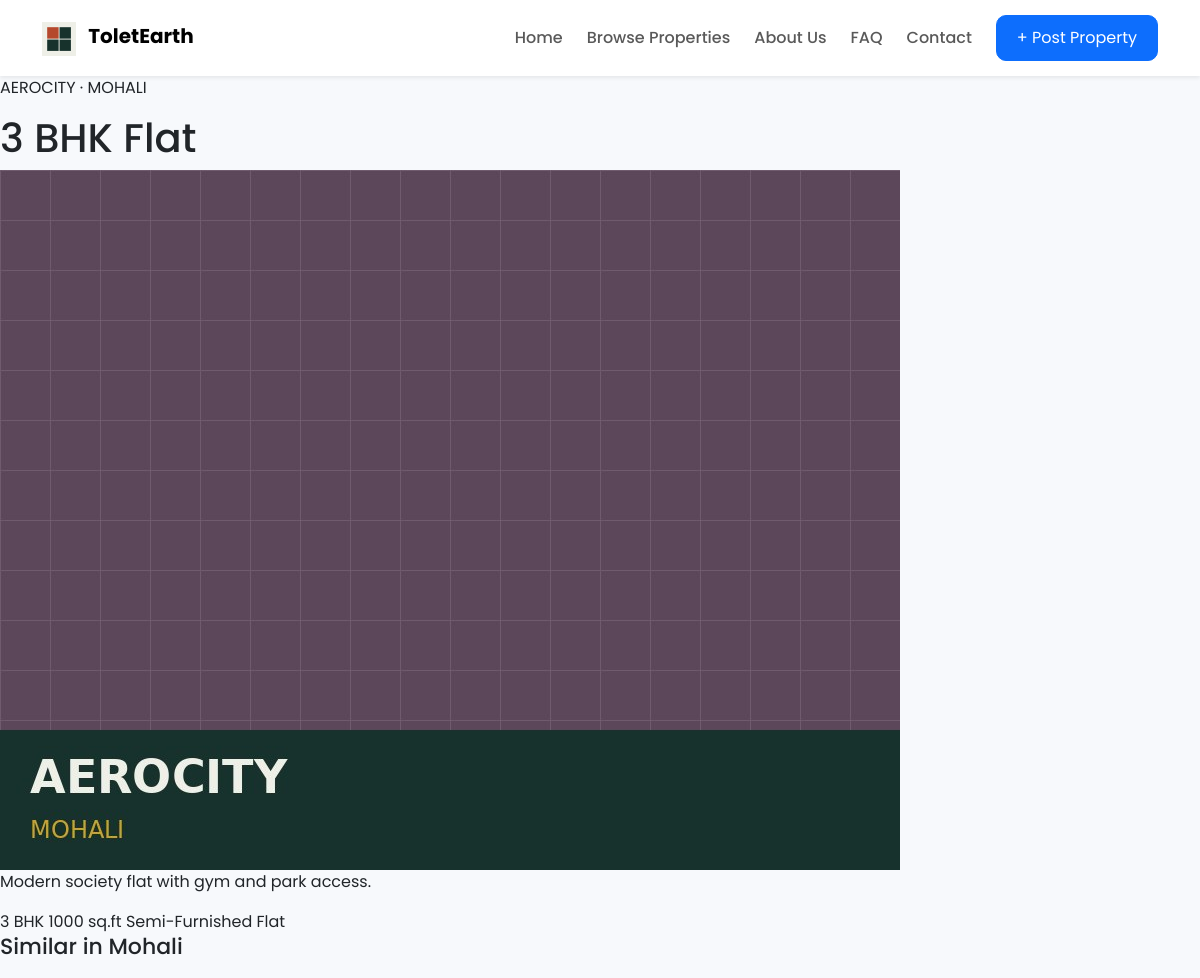
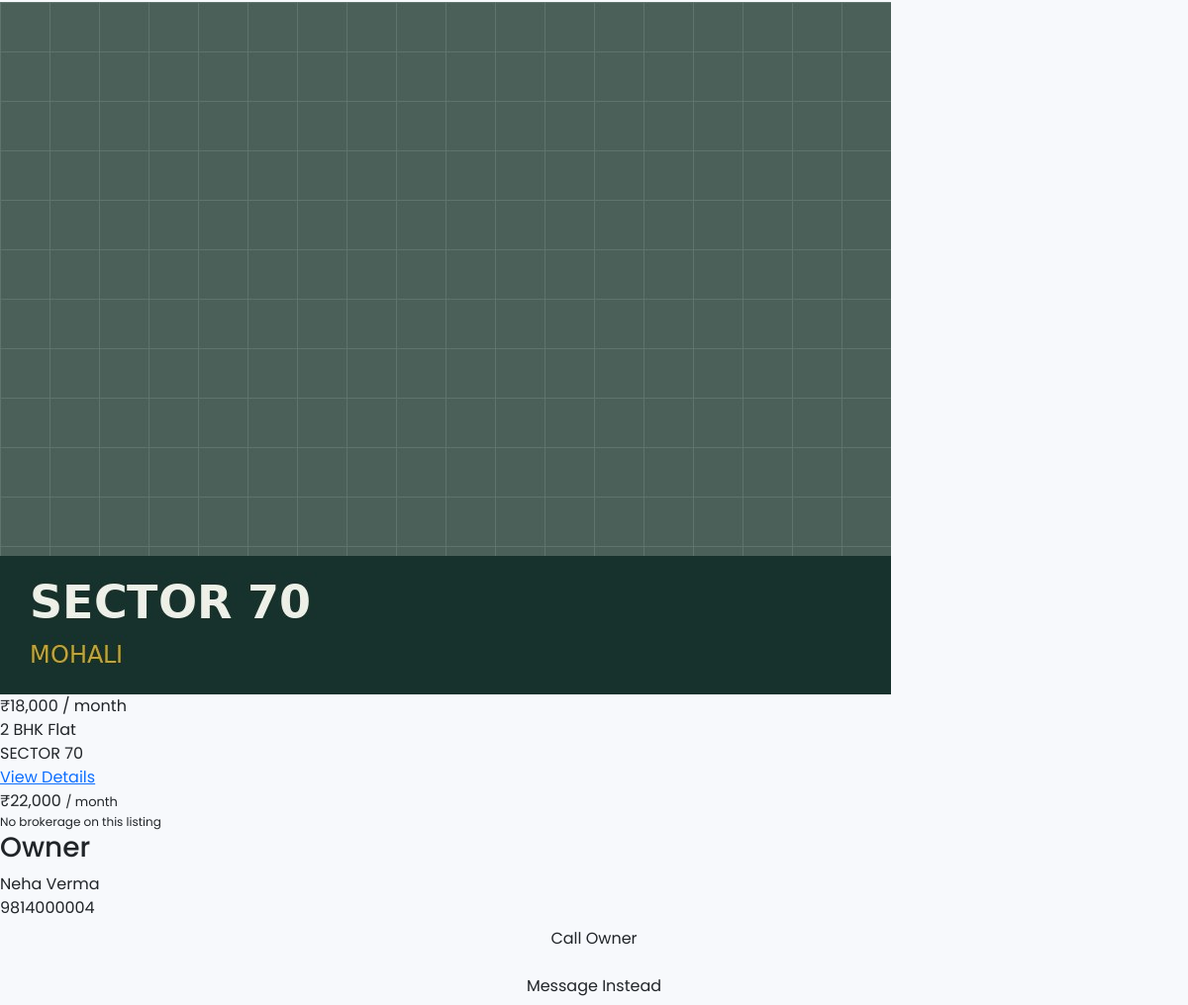
The app's page /property/4 with its own data (2 pictures, top to bottom).
### tables this page shows
CREATE TABLE sectors (
    id          INTEGER PRIMARY KEY AUTOINCREMENT,
    city_id     INTEGER NOT NULL REFERENCES cities(id),
    name        TEXT NOT NULL,
    UNIQUE(city_id, name)
);

CREATE TABLE cities (
    id          INTEGER PRIMARY KEY AUTOINCREMENT,
    name        TEXT NOT NULL UNIQUE
);

CREATE TABLE properties (
    id                  INTEGER PRIMARY KEY AUTOINCREMENT,
    title               TEXT NOT NULL,
    description         TEXT,
    property_type       TEXT NOT NULL DEFAULT 'Flat',   -- Flat | Builder Floor | Independent House | PG | Room
    bhk                 INTEGER NOT NULL DEFAULT 1,
    bathrooms           INTEGER NOT NULL DEFAULT 1,
    balconies           INTEGER NOT NULL DEFAULT 0,
    area_sqft           INTEGER NOT NULL DEFAULT 0,
    rent                INTEGER NOT NULL,
    security_deposit    INTEGER DEFAULT 0,

    city_id             INTEGER NOT NULL REFERENCES cities(id),
    sector_id           INTEGER NOT NULL REFERENCES sectors(id),
    address             TEXT,
    latitude            REAL,
    longitude           REAL,

    furnishing          TEXT NOT NULL DEFAULT 'Unfurnished',  -- Unfurnished | Semi-Furnished | Furnished
    parking             INTEGER NOT NULL DEFAULT 0,
    lift                INTEGER NOT NULL DEFAULT 0,
    power_backup        INTEGER NOT NULL DEFAULT 0,
    wifi                INTEGER NOT NULL DEFAULT 0,
    pet_friendly        INTEGER NOT NULL DEFAULT 0,
    bachelor_allowed    INTEGER NOT NULL DEFAULT 1,
    family_allowed      INTEGER NOT NULL DEFAULT 1,

    owner_id            INTEGER NOT NULL REFERENCES users(id),
    verified            INTEGER NOT NULL DEFAULT 0,
    featured            INTEGER NOT NULL DEFAULT 0,
    status              TEXT NOT NULL DEFAULT 'pending',  -- pending | available | rented | inactive

    created_at          TEXT NOT NULL DEFAULT (datetime('now')),
    updated_at          TEXT NOT NULL DEFAULT (datetime('now'))
);

CREATE TABLE users (
    id          INTEGER PRIMARY KEY AUTOINCREMENT,
    name        TEXT NOT NULL,
    phone       TEXT UNIQUE NOT NULL,
    email       TEXT,
    role        TEXT NOT NULL DEFAULT 'owner',   -- owner | tenant | admin
    created_at  TEXT NOT NULL DEFAULT (datetime('now'))
);

### app/routes/properties.py (the view)
@properties_bp.route("/property/<int:property_id>")
def details(property_id):
    listing = get_property(property_id)
    if listing is None:
        return render_template("property_details.html", listing=None), 404
    similar = get_similar_properties(listing["city"], property_id, limit=3)
    return render_template("property_details.html", listing=listing, similar=similar)

### app/models/db.py (called while the page is built)
def get_db():
    if "db" not in g:
        g.db = sqlite3.connect(current_app.config["DATABASE_PATH"])
        g.db.row_factory = sqlite3.Row
        g.db.execute("PRAGMA foreign_keys = ON")
    return g.db

### app/services/property_service.py (called while the page is built)
def _with_tag(row):
    d = dict(row)
    d["tag"] = "Featured" if d.get("featured") else None
    return d

def get_property(property_id):
    db = get_db()
    row = db.execute(BASE_SELECT + " WHERE p.id = ?", (property_id,)).fetchone()
    return _with_tag(row) if row else None

def get_similar_properties(city_name, exclude_id, limit=3):
    db = get_db()
    rows = db.execute(
        BASE_SELECT + " WHERE c.name = ? AND p.id != ? AND p.status = 'available' "
        "LIMIT ?",
        (city_name, exclude_id, limit),
    ).fetchall()
    return [_with_tag(r) for r in rows]

### app/templates/property_details.html (shortened to what this page needs)
{% extends "base.html" %}
{% block content %}
{% if listing %}
<div class="page-head wrap">
  <div class="eyebrow" style="margin-bottom:14px;">{{ listing.sector.upper() }} · {{ listing.city.upper() }}</div>
  <h1>{{ listing.title }}</h1>
</div>
<div class="wrap detail-grid">
  <div>
    <div class="detail-photo">
      <img src="{{ url_for('static', filename='images/' + listing.image) }}" alt="{{ listing.title }} in {{ listing.sector }}, {{ listing.city }}">
    </div>
    <p>{{ listing.description }}</p>
    <div class="detail-meta">
      <span>{{ listing.bhk }} BHK</span>
      <span>{{ listing.sqft }} sq.ft</span>
      <span>{{ listing.furnishing }}</span>
      <span>{{ listing.property_type }}</span>
    </div>
    {% if similar %}
    <h2 style="font-size:22px; margin-bottom:20px;">Similar in {{ listing.city }}</h2>
    <div class="listings">
      {% for p in similar %}
      <article class="listing">
        <div class="photo">
          <img src="{{ url_for('static', filename='images/' + p.image) }}" alt="{{ p.title }} in {{ p.sector }}, {{ p.city }}">
        </div>
        <div class="body">
          <div class="price">₹{{ "{:,}".format(p.price) }} <span>/ month</span></div>
          <div class="title">{{ p.title }}</div>
          <div class="sector">{{ p.sector.upper() }}</div>
          <a href="{{ url_for('properties.details', property_id=p.id) }}" class="view">View Details</a>
        </div>
      </article>
      {% endfor %}
    </div>
    {% endif %}
  </div>
  <aside class="owner-card">
    <div class="price">₹{{ "{:,}".format(listing.price) }} <span class="mono" style="font-size:13px; color:var(--ink-soft);">/ month</span></div>
    <div class="mono" style="font-size:12px; color:var(--ink-soft);">No brokerage on this listing</div>
    <h3>Owner</h3>
    <div>{{ listing.owner_name }}</div>
    <div class="phone">{{ listing.owner_phone }}</div>
    <a href="tel:{{ listing.owner_phone }}" class="btn btn-solid" style="width:100%; justify-content:center; margin-bottom:10px;">Call Owner</a>
    <a href="{{ url_for('main.contact') }}" class="btn btn-ghost" style="width:100%; justify-content:center;">Message Instead</a>
  </aside>
</div>
{% endif %}
{% endblock %}

### app/static/css/style.css (style rules this page uses)
body { font-family:'Poppins',sans-serif; background:#f7f9fc; }

### records on screen
sectors: sector "AEROCITY"
cities: city "MOHALI", city "Mohali"
properties: title "3 BHK Flat", description "Modern society flat with gym and park access.", bhk "3", sqft "1000", furnishing "Semi-Furnished", property_type "Flat", price "22,000"
properties: price "18,000", title "2 BHK Flat", sector "SECTOR 70"
users: owner_name "Neha Verma", owner_phone "9814000004"
